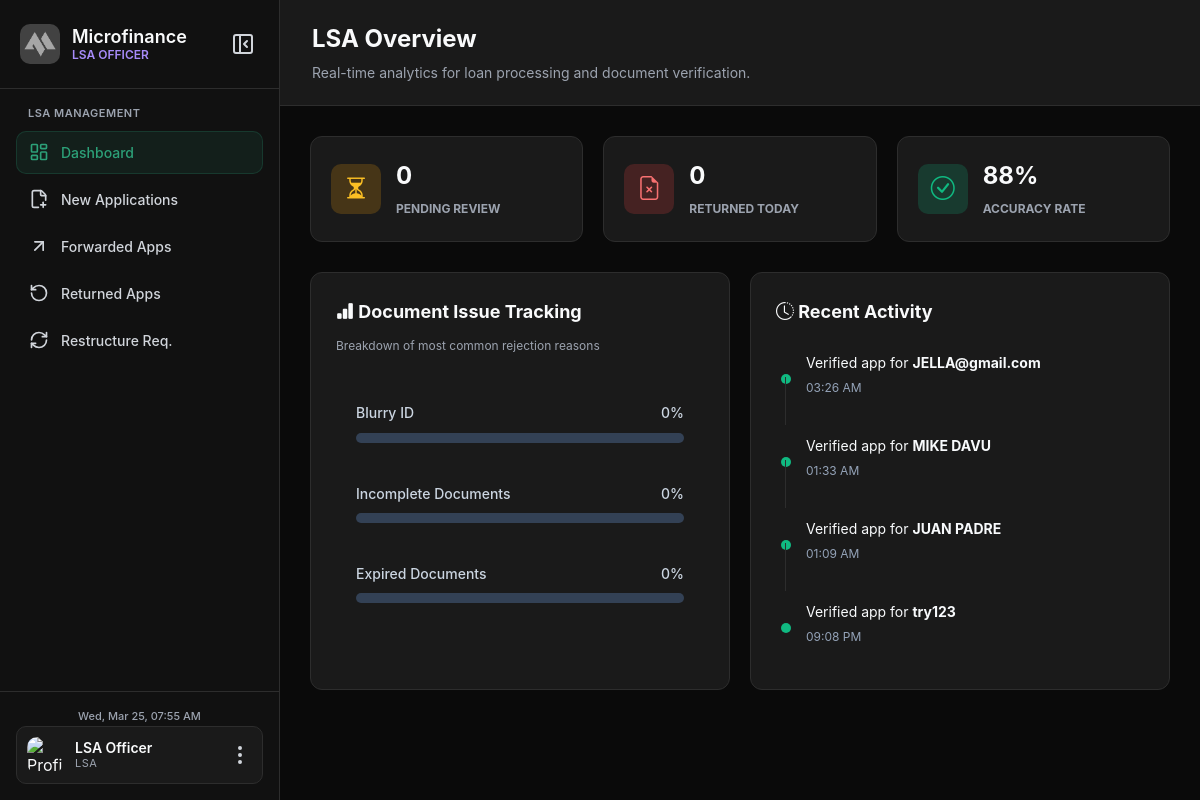
Before: /LSA/dashboard.php with the older database file.
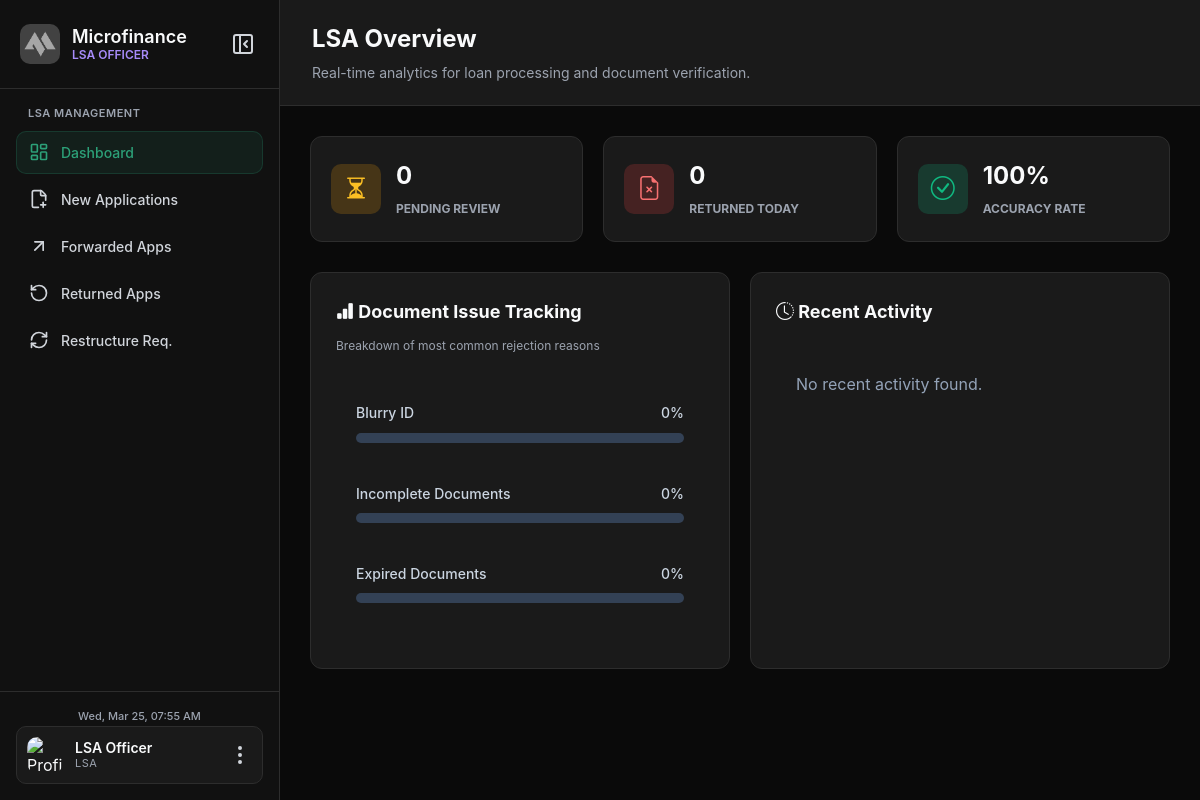
After: the same page with the newer database file.
### tables this page shows
CREATE TABLE `loan_applications` (
  `id` int(11) NOT NULL,
  `user_id` int(11) NOT NULL,
  `principal_amount` decimal(10,2) NOT NULL,
  `term_months` int(11) NOT NULL,
  `loan_purpose` text NOT NULL,
  `source_of_income` varchar(255) NOT NULL,
  `estimated_monthly_income` decimal(10,2) NOT NULL,
  `interest_rate` decimal(5,2) NOT NULL,
  `interest_type` enum('MONTHLY','ANNUAL') DEFAULT 'MONTHLY',
  `interest_method` enum('FLAT') DEFAULT 'FLAT',
  `total_interest` decimal(10,2) DEFAULT NULL,
  `total_payable` decimal(10,2) DEFAULT NULL,
  `monthly_due` decimal(10,2) DEFAULT NULL,
  `status` enum('PENDING','VERIFIED','APPROVED','REJECTED') DEFAULT 'PENDING',
  `remarks` text DEFAULT NULL,
  `created_at` timestamp NOT NULL DEFAULT current_timestamp(),
  `updated_at` timestamp NOT NULL DEFAULT current_timestamp() ON UPDATE current_timestamp()
);

CREATE TABLE `users` (
  `id` int(11) NOT NULL,
  `fullname` varchar(100) DEFAULT NULL,
  `profile_pic` varchar(255) DEFAULT NULL,
  `phone` varchar(20) DEFAULT NULL,
  `email` varchar(100) DEFAULT NULL,
  `password` varchar(255) DEFAULT NULL,
  `created_at` timestamp NOT NULL DEFAULT current_timestamp(),
  `account_status` varchar(50) DEFAULT 'ACTIVE',
  `login_attempts` int(11) DEFAULT 0,
  `locked_until` datetime DEFAULT NULL,
  `otp_code` varchar(10) DEFAULT NULL,
  `otp_expiry` datetime DEFAULT NULL,
  `dob` date DEFAULT NULL,
  `gender` varchar(20) DEFAULT NULL,
  `occupation` varchar(100) DEFAULT NULL,
  `address` text DEFAULT NULL
);

### LSA/dashboard.php (the view, shortened to what the changed rows need)
<?php
include 'includes/db_connect.php';
$stmt = $pdo->query("
    SELECT COUNT(*) as total
    FROM loan_applications
    WHERE status IN ('APPROVED','REJECTED')
");
$total_proc = $stmt->fetch()['total'];
$stmt = $pdo->query("
    SELECT COUNT(*) as total
    FROM loan_applications
    WHERE status='APPROVED'
");
$total_app = $stmt->fetch()['total'];
$accuracy = ($total_proc > 0) ? round(($total_app / $total_proc) * 100) : 100;
$stmt = $pdo->query("
    SELECT u.fullname, la.status, la.updated_at, la.remarks
    FROM loan_applications la
    JOIN users u ON la.user_id = u.id
    ORDER BY la.updated_at DESC
    LIMIT 4
");
$activities = $stmt->fetchAll(PDO::FETCH_ASSOC);
?>
<!DOCTYPE html>
<html lang="en">
<head>
    <link rel="stylesheet" href="https://cdn.jsdelivr.net/npm/bootstrap-icons@1.11.1/font/bootstrap-icons.css">
    <link rel="stylesheet" href="assets/css/Dashboard.css">
    <link rel="stylesheet" href="assets/css/base-style.css">
</head>
<body>
    <?php include 'includes/sidebar.php'; ?>
    <div class="main-content">
        <div class="page-header">
            <h1>LSA Overview</h1>
        </div>
        <div class="stats-grid">
            <div class="stat-card">
                <div class="stat-info">
                    <h3><?php echo $accuracy; ?>%</h3>
                    <span>Accuracy Rate</span>
                </div>
            </div>
        </div>
        <div class="analytics-grid">
            <div class="content-card">
                <ul class="activity-list">
                    <?php if (!empty($activities)): ?>
                        <?php foreach($activities as $act): ?>
                        <li class="activity-item" style="display: flex; align-items: center; gap: 15px; margin-bottom: 15px;">
                            <div class="dot" style="height: 10px; width: 10px; border-radius: 50%; background: <?php echo ($act['status'] == 'APPROVED') ? '#10b981' : '#ef4444'; ?>;"></div>
                            <div>
                                <p style="color: #f8fafc; font-size: 14px; margin: 0;">
                                    <?php echo ($act['status'] == 'APPROVED') ? 'Verified' : 'Returned'; ?> app for
                                    <strong><?php echo htmlspecialchars($act['fullname']); ?></strong>
                                </p>
                                <span style="color: #94a3b8; font-size: 12px;"><?php echo date('h:i A', strtotime($act['updated_at'])); ?></span>
                            </div>
                        </li>
                        <?php endforeach; ?>
                    <?php else: ?>
                        <p style="color: #94a3b8; padding: 20px;">No recent activity found.</p>
                    <?php endif; ?>
                </ul>
            </div>
        </div>
    </div>
</body>
</html>

Changed rows visible on the page:
removed loan_applications: status "Verified", user.fullname "JELLA@gmail.com", updated_at "03:26 AM"
removed loan_applications: status "Verified", user.fullname "MIKE DAVU", updated_at "01:33 AM"
removed loan_applications: status "Verified", user.fullname "JUAN PADRE", updated_at "01:09 AM"
removed loan_applications: status "Verified", user.fullname "try123", updated_at "09:08 PM"
Other visible differences:
$accuracy: "88" → "100"
text now shown: "No recent activity found."
